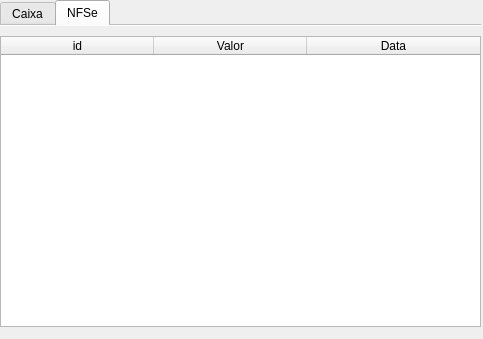
<?xml version="1.0" encoding="UTF-8"?>
<ui version="4.0">
 <class>MainWindow</class>
 <widget class="QMainWindow" name="MainWindow">
  <property name="geometry">
   <rect>
    <x>0</x>
    <y>0</y>
    <width>483</width>
    <height>339</height>
   </rect>
  </property>
  <property name="windowTitle">
   <string>MainWindow</string>
  </property>
  <widget class="QWidget" name="centralwidget">
   <widget class="QTabWidget" name="tabWidget">
    <property name="geometry">
     <rect>
      <x>0</x>
      <y>0</y>
      <width>481</width>
      <height>331</height>
     </rect>
    </property>
    <property name="currentIndex">
     <number>1</number>
    </property>
    <property name="documentMode">
     <bool>true</bool>
    </property>
    <widget class="QWidget" name="tab">
     <attribute name="title">
      <string>Caixa</string>
     </attribute>
     <widget class="QLabel" name="label">
      <property name="geometry">
       <rect>
        <x>10</x>
        <y>20</y>
        <width>67</width>
        <height>17</height>
       </rect>
      </property>
      <property name="text">
       <string>Código</string>
      </property>
     </widget>
     <widget class="QLabel" name="label_2">
      <property name="geometry">
       <rect>
        <x>10</x>
        <y>50</y>
        <width>67</width>
        <height>17</height>
       </rect>
      </property>
      <property name="text">
       <string>Valor</string>
      </property>
     </widget>
     <widget class="QLabel" name="label_3">
      <property name="geometry">
       <rect>
        <x>10</x>
        <y>80</y>
        <width>91</width>
        <height>17</height>
       </rect>
      </property>
      <property name="text">
       <string>Quantidade</string>
      </property>
     </widget>
     <widget class="QTableWidget" name="tabelaNfse">
      <property name="geometry">
       <rect>
        <x>10</x>
        <y>110</y>
        <width>461</width>
        <height>181</height>
       </rect>
      </property>
      <attribute name="horizontalHeaderDefaultSectionSize">
       <number>153</number>
      </attribute>
      <column>
       <property name="text">
        <string>Código</string>
       </property>
      </column>
      <column>
       <property name="text">
        <string>Valor</string>
       </property>
      </column>
      <column>
       <property name="text">
        <string>Quantidade</string>
       </property>
      </column>
     </widget>
     <widget class="QLineEdit" name="inputValor">
      <property name="geometry">
       <rect>
        <x>100</x>
        <y>50</y>
        <width>113</width>
        <height>25</height>
       </rect>
      </property>
     </widget>
     <widget class="QLineEdit" name="inputQuant">
      <property name="geometry">
       <rect>
        <x>100</x>
        <y>80</y>
        <width>113</width>
        <height>25</height>
       </rect>
      </property>
     </widget>
     <widget class="QPushButton" name="btnFinalizar">
      <property name="geometry">
       <rect>
        <x>240</x>
        <y>20</y>
        <width>89</width>
        <height>25</height>
       </rect>
      </property>
      <property name="text">
       <string>Finalizar</string>
      </property>
     </widget>
     <widget class="QPushButton" name="btnZerar">
      <property name="geometry">
       <rect>
        <x>240</x>
        <y>50</y>
        <width>89</width>
        <height>25</height>
       </rect>
      </property>
      <property name="text">
       <string>Zerar</string>
      </property>
     </widget>
     <widget class="QPushButton" name="btnAdicionar">
      <property name="geometry">
       <rect>
        <x>240</x>
        <y>80</y>
        <width>89</width>
        <height>25</height>
       </rect>
      </property>
      <property name="text">
       <string>Adicionar</string>
      </property>
     </widget>
     <widget class="QLabel" name="labelValor">
      <property name="geometry">
       <rect>
        <x>360</x>
        <y>20</y>
        <width>101</width>
        <height>71</height>
       </rect>
      </property>
      <property name="font">
       <font>
        <pointsize>19</pointsize>
        <weight>75</weight>
        <bold>true</bold>
       </font>
      </property>
      <property name="text">
       <string>R$0,00</string>
      </property>
     </widget>
     <widget class="QComboBox" name="comboBox">
      <property name="geometry">
       <rect>
        <x>100</x>
        <y>20</y>
        <width>111</width>
        <height>25</height>
       </rect>
      </property>
     </widget>
    </widget>
    <widget class="QWidget" name="tab_2">
     <attribute name="title">
      <string>NFSe</string>
     </attribute>
     <widget class="QTableWidget" name="tabelaNfseResultado">
      <property name="geometry">
       <rect>
        <x>0</x>
        <y>10</y>
        <width>481</width>
        <height>291</height>
       </rect>
      </property>
      <attribute name="horizontalHeaderDefaultSectionSize">
       <number>153</number>
      </attribute>
      <attribute name="horizontalHeaderShowSortIndicator" stdset="0">
       <bool>true</bool>
      </attribute>
      <attribute name="horizontalHeaderStretchLastSection">
       <bool>true</bool>
      </attribute>
      <column>
       <property name="text">
        <string>id</string>
       </property>
      </column>
      <column>
       <property name="text">
        <string>Valor</string>
       </property>
      </column>
      <column>
       <property name="text">
        <string>Data</string>
       </property>
      </column>
     </widget>
    </widget>
   </widget>
  </widget>
 </widget>
 <resources/>
 <connections/>
</ui>
